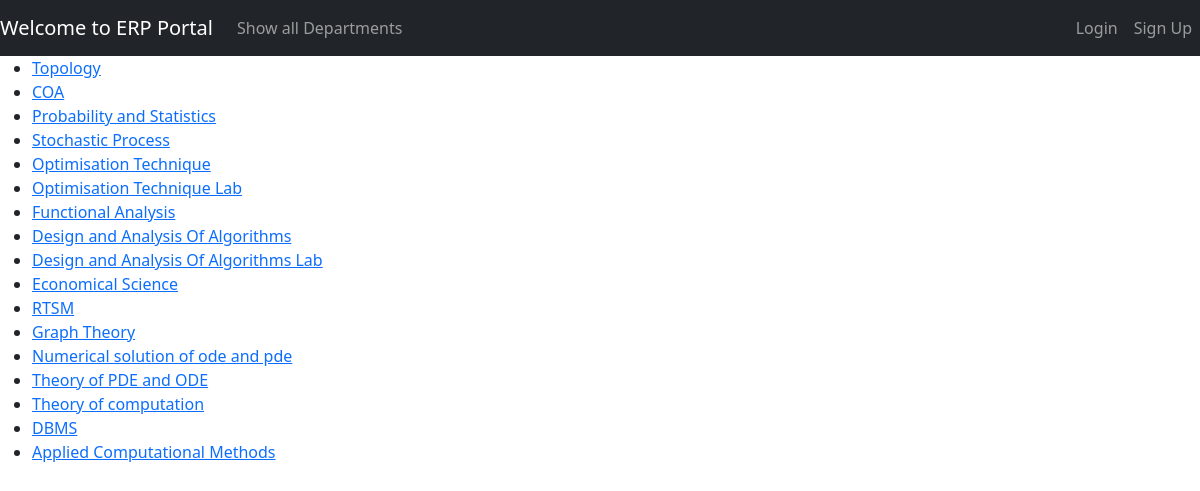
/dashboard/courses/20MA20010, run on the app's committed database.
### erpApp/models.py (models this page shows, shortened)
class Course(models.Model):
    courseName = models.CharField(max_length=50)
    credits_score = models.IntegerField(
        validators=[MaxValueValidator(5), MinValueValidator(1)])
    deptId = models.ForeignKey(
        Department, on_delete=models.CASCADE, related_name="dept")
    semester=models.IntegerField(null=True)
    description=models.TextField(null=True)

### erpApp/views.py (the view)
# urls.py: path("dashboard/courses/<str:rollNo>",views.myCourses,name="listMyCourse"),
def myCourses(request,rollNo):
    enrollmentList=getAllEnrollmentsForGivenStudent(rollNo)
    infoList=getInfoFromEnrollments(enrollmentList)
    courses=[]
    for info in infoList:
        courses.append(info["course"])
    return render(request,"erpApp/listCourses.html",{
        "courseList":courses,
    })

### erpApp/utilityFunctions.py (called while the page is built)
def getAllEnrollmentsForGivenStudent(rollNo):
    student=Student.objects.get(rollNo=rollNo)
    enrollmentList=student.enrollments.all()
    return enrollmentList

def getInfoFromEnrollment(enrollment):
    infoDict={}
    infoDict['course']=enrollment.courseData.courseName
    infoDict['credits']=enrollment.courseData.credits_score
    infoDict['semester']=enrollment.courseData.semester
    infoDict['rollNo']=enrollment.studentData.rollNo
    infoDict['name']=f"{enrollment.studentData.firstName} {enrollment.studentData.lastName}"
    if enrollment.grade:
        infoDict['grade']=enrollment.grade
    else:
        infoDict['grade']='-1'
    return infoDict

def getInfoFromEnrollments(enrollmentList):
    infoList=[]
    for enrollment in enrollmentList:
        infoList.append(getInfoFromEnrollment(enrollment))
    return infoList

### erpApp/templates/erpApp/listCourses.html (shortened to what this page needs)
{% extends 'base.html' %}
{% block content %}
    <div>
        <ul>
            {% for course in courseList %}
                <li><a href="{% url 'course' course%}">{{course}}</a></li>
            {% endfor %}
        </ul>
    </div>
{% endblock content %}

### templates/base.html (shortened to what this page needs)
<!DOCTYPE html>
<html lang="en">
<head>
    {% load bootstrap5 %}
    {% bootstrap_css %}
</head>
<body>
    {% block navigation %}
        {% include 'includes/navbar.html' %}
    {% endblock navigation %}
    {%block content%}{%endblock%}
</body>
</html>

### templates/includes/navbar.html (shortened to what this page needs)
<nav class="navbar navbar-expand-lg navbar-dark bg-dark">
    <a class="navbar-brand" href="/">Welcome to ERP Portal</a>
    <div class="collapse navbar-collapse" id="navbarSupportedContent">
        <ul class="navbar-nav mr-auto">
            <li class="nav-item active">
            <a class="nav-link" href="{% url 'listDepartment' %}"> <span class="sr-only">Show all Departments</span></a>
            </li>
            {% if user.is_authenticated and not user.is_staff %}
                <li class="nav-item dropdown">
                    <a class="nav-link dropdown-toggle" href="#" id="navbarDropdown" role="button" data-toggle="dropdown" aria-haspopup="true" data-bs-toggle="dropdown" aria-expanded="false">
                    Action
                    </a>
                    <div class="dropdown-menu" aria-labelledby="navbarDropdown">
                    <a class="dropdown-item" href="{% url 'listMyCourse' user.student.rollNo %}">Show my Courses</a>
                    <a class="dropdown-item" href="{% url 'subjectRegistration' user.student.rollNo%}">Subject Registration</a>
                    <div class="dropdown-divider"></div>
                    <a class="dropdown-item" href="{% url 'dashboardOverall' user.student.rollNo %}">Dashboard</a>
                    </div>
                </li>
        </ul>
        <ul class="navbar-nav" style="margin-left:auto;">
            <li class="nav-item">
                <a href="/" class="nav-link">Hello, {{user.student.rollNo}}</a>
            </li>
            <li class="nav-item">
                <a href="/logout" class="nav-link">Logout</a>
            </li>
        </ul>
        {% else %}
        </ul>
        <ul class="navbar-nav" style="margin-left:auto;">
            <li class="nav-item">
                <a href="{% url 'login' %}" class="nav-link">Login</a>
            </li>
            <li class="nav-item">
                <a href="{% url 'registration' %}" class="nav-link">Sign Up</a>
            </li>
        </ul>
        {% endif %}
    </div>
</nav>

### data on the page
Course: courseList "Topology"
Course: courseList "COA"
Course: courseList "Probability and Statistics"
Course: courseList "Stochastic Process"
Course: courseList "Optimisation Technique"
Course: courseList "Optimisation Technique Lab"
Course: courseList "Functional Analysis"
Course: courseList "Design and Analysis Of Algorithms"
Course: courseList "Design and Analysis Of Algorithms Lab"
Course: courseList "Economical Science"
Course: courseList "RTSM"
Course: courseList "Graph Theory"
Course: courseList "Numerical solution of ode and pde"
Course: courseList "Theory of PDE and ODE"
Course: courseList "Theory of computation"
Course: courseList "DBMS"
Course: courseList "Applied Computational Methods"
